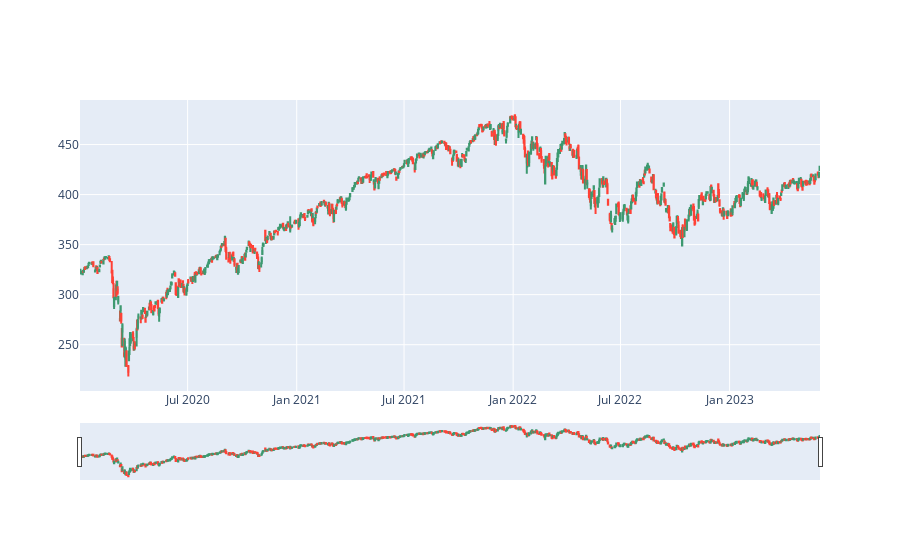

Notebook source saved alongside this figure:
### Code cell
# 時間範圍內 K線圖
fig = go.Figure(go.Candlestick(x=df.index,
  open=df['Open'],
  high=df['High'],
  low=df['Low'],
  close=df['Close']))
fig.show()

### Figure 1 — Plotly figure (JSON) as saved in the notebook; plotly's stock layout.template omitted (floating-point values rounded to 4 significant figures; data arrays with more than 128 entries replaced by an {"elided": "..."} marker saying what was removed)
{"data": [{"close": {"elided": "861 float values"}, "high": {"elided": "861 float values"}, "low": {"elided": "861 float values"}, "open": {"elided": "861 float values"}, "type": "candlestick", "x": {"elided": "861 str values"}}], "layout": {}}
